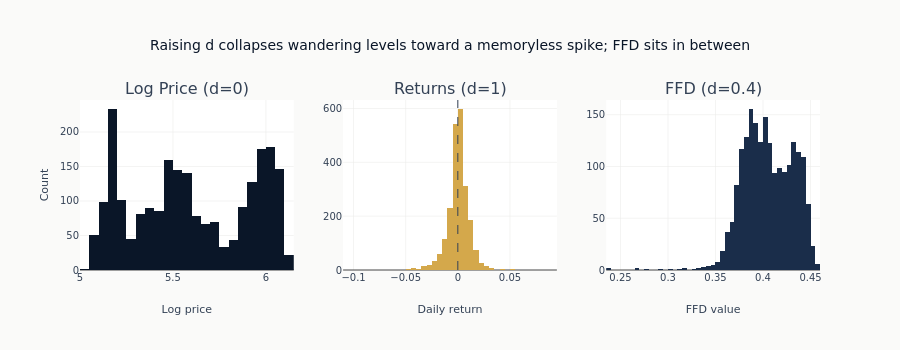

The code cell stored with this chart in its notebook:
### Markdown cell above
## 10. Distribution Comparison

### Code cell
# Compare distributions of different transformations. Use the validity-masked FFD
# so the warmup rows - produced by a partial filter and orders of magnitude larger
# than the differenced values - do not distort the histogram.
d_compare = ASSET_CLASS_D["equities"]
ffd_compare = cast(pl.Series, ffd_with_diagnostics(spy["close"].log(), d=d_compare)["transformed"])

fig = make_subplots(
    rows=1,
    cols=3,
    subplot_titles=["Log Price (d=0)", "Returns (d=1)", f"FFD (d={d_compare})"],
)

log_vals = spy["close"].log().drop_nulls().to_numpy()
ret_vals = spy["close"].pct_change().drop_nulls().to_numpy()
ffd_vals = ffd_compare.drop_nulls().to_numpy()

fig.add_trace(go.Histogram(x=log_vals, nbinsx=50, name="Log Price"), row=1, col=1)
fig.add_trace(go.Histogram(x=ret_vals, nbinsx=50, name="Returns"), row=1, col=2)
fig.add_trace(go.Histogram(x=ffd_vals, nbinsx=50, name="FFD"), row=1, col=3)

# Zero reference on returns, the one mean-zero transform. FFD (d=0.4) is stationary
# but not mean-zero: finite-width truncation leaves a small residual level, so the
# series centers near 0.4 rather than 0 - a reference at 0 would sit off the data.
fig.add_vline(x=0, line=dict(color=COLORS["neutral"], dash="dash", width=1), row=1, col=2)

fig.update_xaxes(title_text="Log price", row=1, col=1)
fig.update_xaxes(title_text="Daily return", row=1, col=2)
fig.update_xaxes(title_text="FFD value", row=1, col=3)
fig.update_yaxes(title_text="Count", row=1, col=1)
fig.update_layout(
    height=350,
    title="Raising d collapses wandering levels toward a memoryless spike; FFD sits in between",
    showlegend=False,
)
fig.show()

### Figure 1 — Plotly figure (JSON) as saved in the notebook; plotly's stock layout.template omitted (floating-point values rounded to 4 significant figures; data arrays with more than 128 entries replaced by an {"elided": "..."} marker saying what was removed)
{"data": [{"name": "Log Price", "nbinsx": 50, "type": "histogram", "x": {"elided": "2264 float values"}, "xaxis": "x", "yaxis": "y"}, {"name": "Returns", "nbinsx": 50, "type": "histogram", "x": {"elided": "2263 float values"}, "xaxis": "x2", "yaxis": "y2"}, {"name": "FFD", "nbinsx": 50, "type": "histogram", "x": {"elided": "1983 float values"}, "xaxis": "x3", "yaxis": "y3"}], "layout": {"annotations": [{"font": {"size": 16}, "showarrow": false, "text": "Log Price (d=0)", "x": 0.1444, "xanchor": "center", "xref": "paper", "y": 1.0, "yanchor": "bottom", "yref": "paper"}, {"font": {"size": 16}, "showarrow": false, "text": "Returns (d=1)", "x": 0.5, "xanchor": "center", "xref": "paper", "y": 1.0, "yanchor": "bottom", "yref": "paper"}, {"font": {"size": 16}, "showarrow": false, "text": "FFD (d=0.4)", "x": 0.8556, "xanchor": "center", "xref": "paper", "y": 1.0, "yanchor": "bottom", "yref": "paper"}], "height": 350, "shapes": [{"line": {"color": "#334155", "dash": "dash", "width": 1}, "type": "line", "x0": 0, "x1": 0, "xref": "x2", "y0": 0, "y1": 1, "yref": "y2 domain"}], "showlegend": false, "title": {"text": "Raising d collapses wandering levels toward a memoryless spike; FFD sits in between"}, "xaxis": {"anchor": "y", "domain": [0.0, 0.2889], "title": {"text": "Log price"}}, "xaxis2": {"anchor": "y2", "domain": [0.3556, 0.6444], "title": {"text": "Daily return"}}, "xaxis3": {"anchor": "y3", "domain": [0.7111, 1.0], "title": {"text": "FFD value"}}, "yaxis": {"anchor": "x", "domain": [0.0, 1.0], "title": {"text": "Count"}}, "yaxis2": {"anchor": "x2", "domain": [0.0, 1.0]}, "yaxis3": {"anchor": "x3", "domain": [0.0, 1.0]}}}
